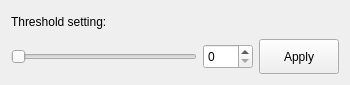
<?xml version="1.0" encoding="UTF-8"?>
<ui version="4.0">
 <class>mw_image_threshold</class>
 <widget class="QWidget" name="mw_image_threshold">
  <property name="geometry">
   <rect>
    <x>0</x>
    <y>0</y>
    <width>350</width>
    <height>85</height>
   </rect>
  </property>
  <property name="minimumSize">
   <size>
    <width>350</width>
    <height>85</height>
   </size>
  </property>
  <property name="maximumSize">
   <size>
    <width>350</width>
    <height>85</height>
   </size>
  </property>
  <property name="windowTitle">
   <string>Set threshold</string>
  </property>
  <layout class="QVBoxLayout" name="verticalLayout">
   <item>
    <widget class="QLabel" name="lb_treshold">
     <property name="text">
      <string>Threshold setting:</string>
     </property>
    </widget>
   </item>
   <item>
    <layout class="QHBoxLayout" name="horizontalLayout">
     <item>
      <widget class="QSlider" name="hs_treshold">
       <property name="minimumSize">
        <size>
         <width>0</width>
         <height>25</height>
        </size>
       </property>
       <property name="maximum">
        <number>255</number>
       </property>
       <property name="orientation">
        <enum>Qt::Horizontal</enum>
       </property>
      </widget>
     </item>
     <item>
      <widget class="QSpinBox" name="sb_treshold">
       <property name="minimumSize">
        <size>
         <width>50</width>
         <height>25</height>
        </size>
       </property>
       <property name="maximum">
        <number>255</number>
       </property>
      </widget>
     </item>
     <item>
      <widget class="QPushButton" name="pb_apply_treshold">
       <property name="enabled">
        <bool>true</bool>
       </property>
       <property name="minimumSize">
        <size>
         <width>0</width>
         <height>35</height>
        </size>
       </property>
       <property name="text">
        <string>Apply</string>
       </property>
      </widget>
     </item>
    </layout>
   </item>
  </layout>
 </widget>
 <resources/>
 <connections/>
</ui>
